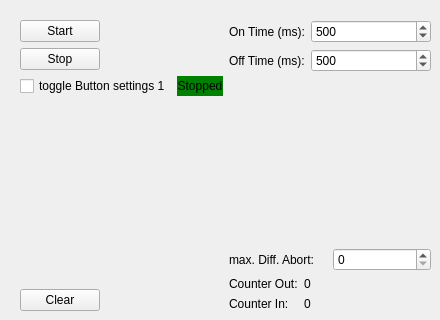
    <widget class="QWidget" name="tab_B1">
     <attribute name="title">
      <string>Taster 1</string>
     </attribute>
     <widget class="QWidget" name="horizontalLayoutWidget">
      <property name="geometry">
       <rect>
        <x>20</x>
        <y>20</y>
        <width>411</width>
        <height>291</height>
       </rect>
      </property>
      <layout class="QHBoxLayout" name="hL_Logic1">
       <property name="leftMargin">
        <number>0</number>
       </property>
       <item>
        <layout class="QFormLayout" name="fL_Logic1">
         <item row="0" column="0">
          <widget class="QPushButton" name="pB_Start1">
           <property name="text">
            <string>Start</string>
           </property>
          </widget>
         </item>
         <item row="1" column="0">
          <widget class="QPushButton" name="pB_Stop1">
           <property name="text">
            <string>Stop</string>
           </property>
          </widget>
         </item>
         <item row="4" column="0">
          <spacer name="vS_LogicButtons1">
           <property name="orientation">
            <enum>Qt::Orientation::Vertical</enum>
           </property>
           <property name="sizeHint" stdset="0">
            <size>
             <width>20</width>
             <height>40</height>
            </size>
           </property>
          </spacer>
         </item>
         <item row="5" column="0">
          <widget class="QPushButton" name="pB_Clear1">
           <property name="text">
            <string>Clear</string>
           </property>
          </widget>
         </item>
         <item row="2" column="0">
          <widget class="AnimatedToggle" name="toggle_Button_settings1">
           <property name="text">
            <string>toggle Button settings 1</string>
           </property>
          </widget>
         </item>
         <item row="2" column="1">
          <widget class="QLabel" name="l_RunState1">
           <property name="styleSheet">
            <string notr="true">background-color: green; color: black</string>
           </property>
           <property name="text">
            <string>Stopped</string>
           </property>
           <property name="alignment">
            <set>Qt::AlignmentFlag::AlignCenter</set>
           </property>
          </widget>
         </item>
        </layout>
       </item>
       <item>
        <layout class="QVBoxLayout" name="vL_Parameter1">
         <item>
          <layout class="QFormLayout" name="fL_OnOffTime1">
           <property name="sizeConstraint">
            <enum>QLayout::SizeConstraint::SetFixedSize</enum>
           </property>
           <item row="0" column="0">
            <widget class="QLabel" name="l_OnTime1">
             <property name="text">
              <string>On Time (ms):</string>
             </property>
            </widget>
           </item>
           <item row="0" column="1">
            <widget class="QSpinBox" name="sB_OnTime1">
             <property name="maximum">
              <number>1000</number>
             </property>
             <property name="value">
              <number>500</number>
             </property>
            </widget>
           </item>
           <item row="1" column="1">
            <widget class="QSpinBox" name="sB_OffTime1">
             <property name="maximum">
              <number>1000</number>
             </property>
             <property name="value">
              <number>500</number>
             </property>
            </widget>
           </item>
           <item row="1" column="0">
            <widget class="QLabel" name="l_OffTime1">
             <property name="text">
              <string>Off Time (ms):</string>
             </property>
            </widget>
           </item>
          </layout>
         </item>
         <item>
          <spacer name="vS_Parameter1">
           <property name="orientation">
            <enum>Qt::Orientation::Vertical</enum>
           </property>
           <property name="sizeHint" stdset="0">
            <size>
             <width>20</width>
             <height>40</height>
            </size>
           </property>
          </spacer>
         </item>
         <item>
          <layout class="QHBoxLayout" name="horizontalLayout">
           <item>
            <widget class="QLabel" name="l_DiffAbort1">
             <property name="text">
              <string>max. Diff. Abort:</string>
             </property>
            </widget>
           </item>
           <item>
            <widget class="QSpinBox" name="sB_DiffAbort1"/>
           </item>
          </layout>
         </item>
         <item>
          <layout class="QFormLayout" name="fL_Cnt1">
           <property name="sizeConstraint">
            <enum>QLayout::SizeConstraint::SetFixedSize</enum>
           </property>
           <item row="0" column="0">
            <widget class="QLabel" name="l_CntOut1">
             <property name="text">
              <string>Counter Out:</string>
             </property>
            </widget>
           </item>
           <item row="1" column="0">
            <widget class="QLabel" name="l_CntIn1">
             <property name="text">
              <string>Counter In:</string>
             </property>
            </widget>
           </item>
           <item row="0" column="1">
            <widget class="QLabel" name="l_CntOutVal1">
             <property name="text">
              <string>0</string>
             </property>
            </widget>
           </item>
           <item row="1" column="1">
            <widget class="QLabel" name="l_CntInVal1">
             <property name="text">
              <string>0</string>
             </property>
            </widget>
           </item>
          </layout>
         </item>
        </layout>
       </item>
      </layout>
     </widget>
    </widget>
